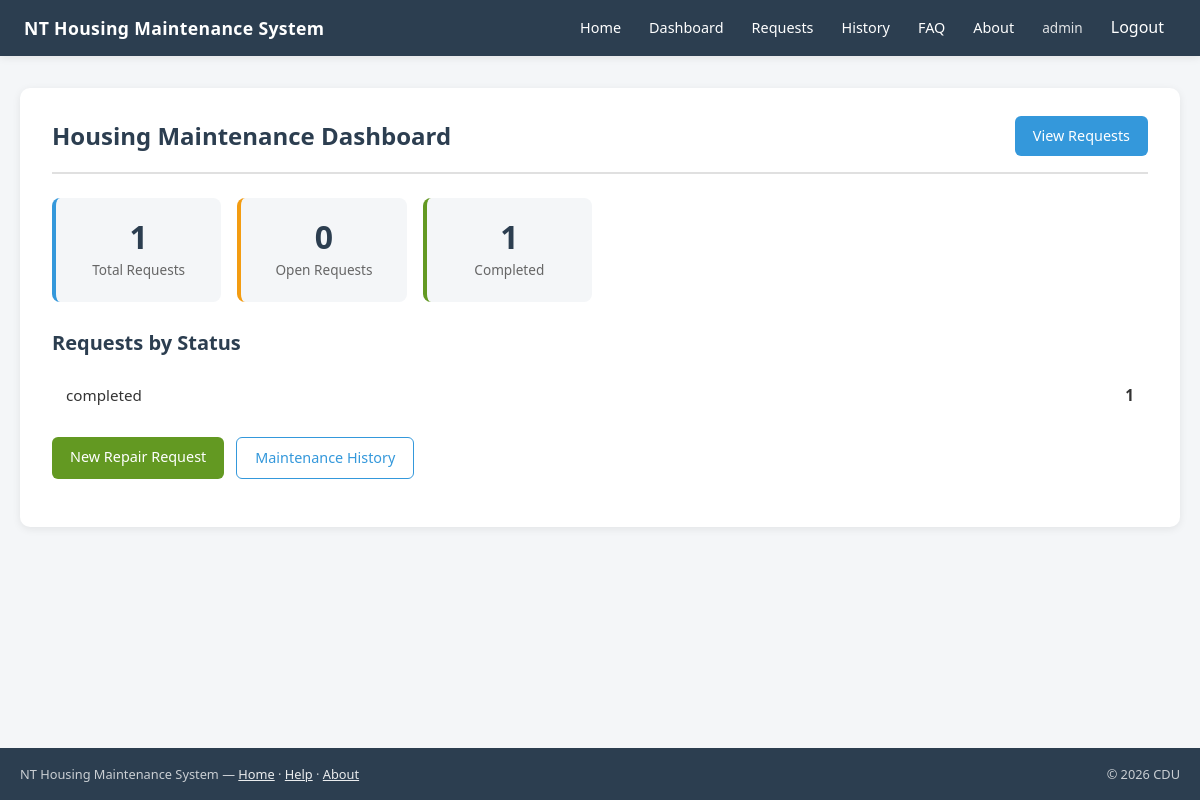
Before: /dashboard/ (signed in) with the older database file.
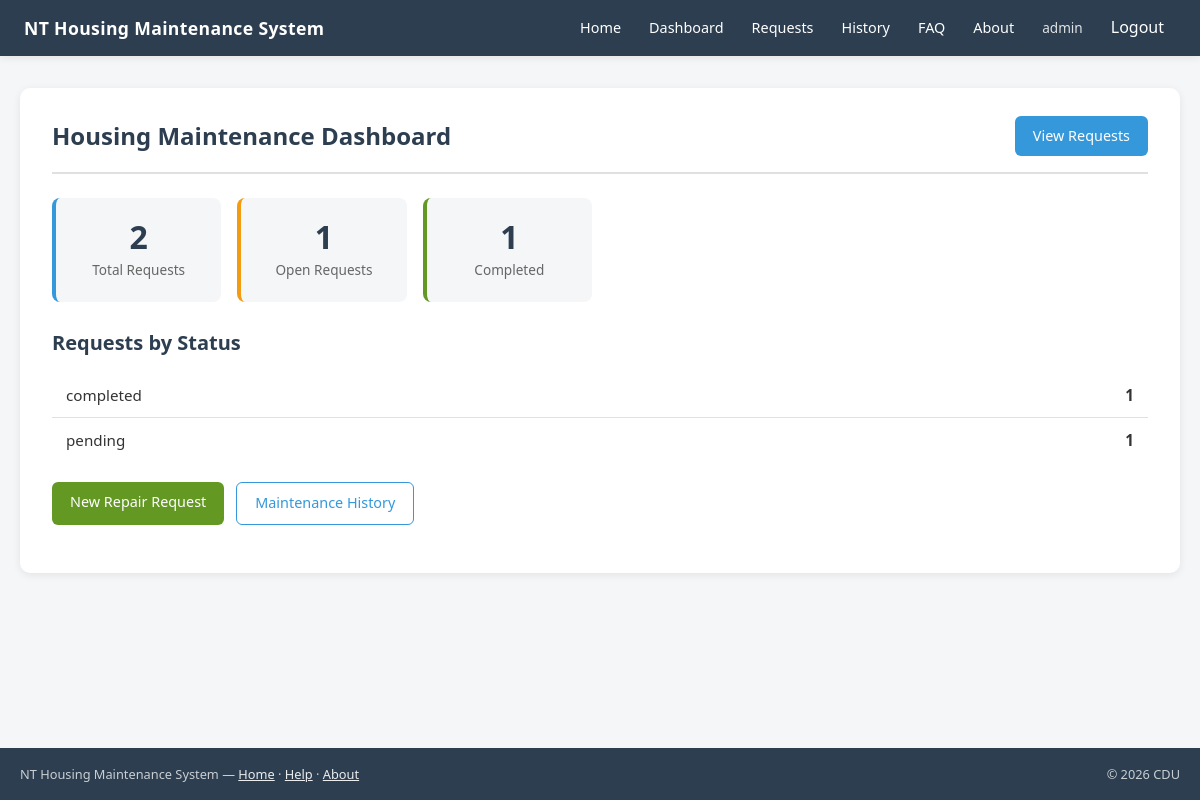
After: the same page with the newer database file.
### housing/models.py (models this page shows, shortened)
class RepairRequest(models.Model):
    STATUS_CHOICES = [
        ("pending", "Pending"),
        ("in_progress", "In Progress"),
        ("completed", "Completed"),
    ]
    objects = RepairRequestQuerySet.as_manager()
    dwelling = models.ForeignKey(Dwelling, on_delete=models.CASCADE)
    tenant = models.ForeignKey(Tenant, on_delete=models.CASCADE)
    category = models.ForeignKey(Category, on_delete=models.CASCADE)
    created_by = models.ForeignKey(
        User,
        on_delete=models.CASCADE,
        related_name="repair_requests",
        null=True,
        blank=True,
    )
    title = models.CharField(max_length=200)
    description = models.TextField()
    status = models.CharField(
        max_length=20,
        choices=STATUS_CHOICES,
        default="pending",
    )
    created_at = models.DateTimeField(auto_now_add=True)
    updated_at = models.DateTimeField(auto_now=True)

### housing/views.py (the view)
class DashboardView(LoginRequiredMixin, RepairRequestAccessMixin, TemplateView):
    template_name = "housing/dashboard.html"
    login_url = "/login/"
    def get_context_data(self, **kwargs):
        context = super().get_context_data(**kwargs)
        requests = self.get_accessible_requests()
        context["total_requests"] = requests.count()
        context["open_requests"] = requests.open().count()
        context["completed_requests"] = requests.completed().count()
        context["requests_by_status"] = (
            requests
            .values("status")
            .annotate(total=Count("id"))
            .order_by("status")
        )
        return context

### housing/models.py (called while the page is built)
    def open(self):
        return self.exclude(status="completed")

    def completed(self):
        return self.filter(status="completed")

### housing/services.py (called while the page is built)
    @staticmethod
    def is_staff_or_superuser(user):
        return (
            user.is_authenticated
            and (
                user.is_staff
                or user.is_superuser
            )
        )

### housing/views.py (called while the page is built)
    def get_accessible_requests(self):
        if PermissionService.is_staff_or_superuser(self.request.user):
            return RepairRequest.objects.all()
        return RepairRequest.objects.filter(
            Q(created_by=self.request.user) |
            Q(tenant__user=self.request.user)
        ).distinct()

### housing/templates/housing/dashboard.html (shortened to what this page needs)
{% extends "housing/base.html" %}
{% block content %}
<div class="container">
    <div class="page-card">
        <div class="page-header">
            <h1>Housing Maintenance Dashboard</h1>
            <a href="{% url 'repair-request-list' %}" class="btn btn-primary">View Requests</a>
        </div>
        <div class="stats-grid">
            <div class="stat-card">
                <span class="stat-value">{{ total_requests }}</span>
                <span class="stat-label">Total Requests</span>
            </div>
            <div class="stat-card stat-card--open">
                <span class="stat-value">{{ open_requests }}</span>
                <span class="stat-label">Open Requests</span>
            </div>
            <div class="stat-card stat-card--done">
                <span class="stat-value">{{ completed_requests }}</span>
                <span class="stat-label">Completed</span>
            </div>
        </div>
        <h2>Requests by Status</h2>
        {% if requests_by_status %}
            <ul class="status-list">
                {% for item in requests_by_status %}
                    <li>
                        <span>{{ item.status }}</span>
                        <strong>{{ item.total }}</strong>
                    </li>
                {% endfor %}
            </ul>
        {% else %}
            <div class="empty-state">
                <p>No request data available yet.</p>
            </div>
        {% endif %}
        <div class="actions">
            <a href="{% url 'repair-request-create' %}" class="btn btn-success">New Repair Request</a>
            <a href="{% url 'maintenance-history' %}" class="btn btn-outline">Maintenance History</a>
        </div>
    </div>
</div>
{% endblock %}

Changed rows visible on the page:
added RepairRequest: status "pending", total "1"
Other visible differences:
{{ total_requests }}: "1" → "2"
{{ open_requests }}: "0" → "1"
